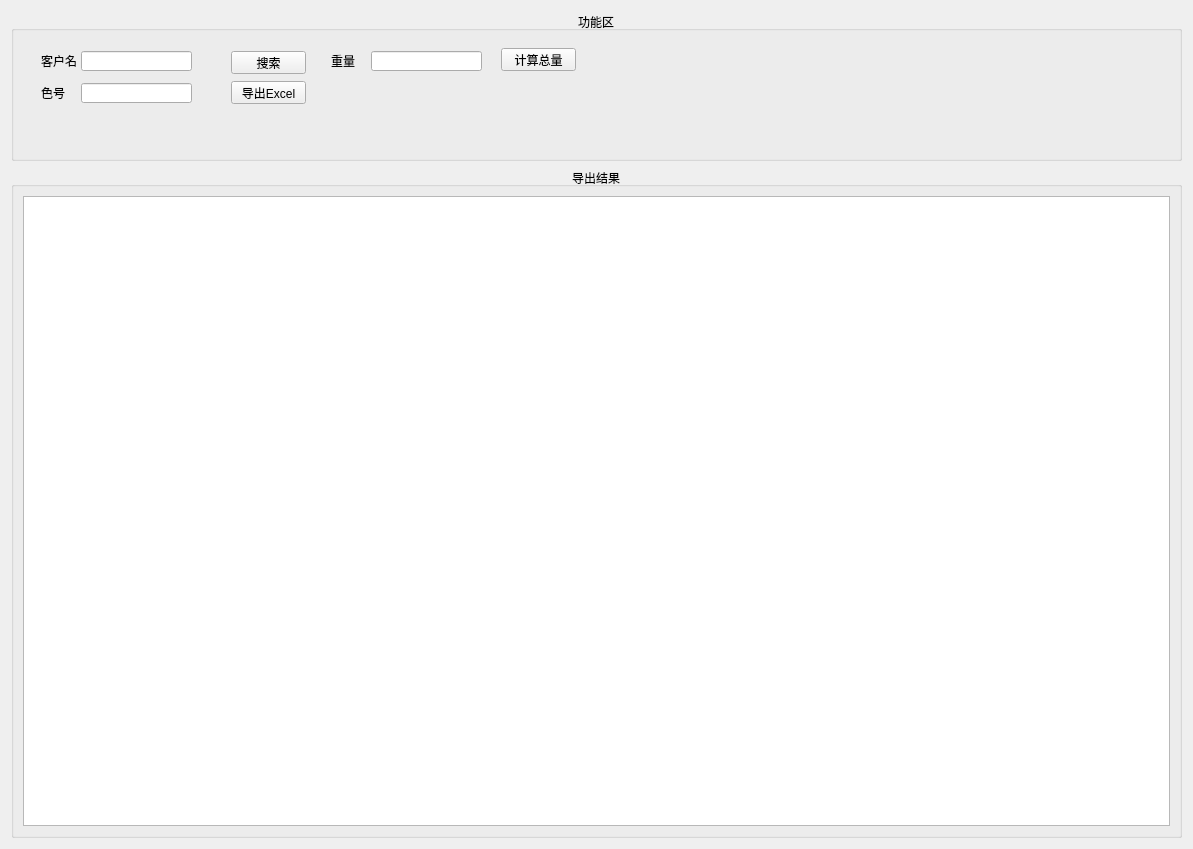
<?xml version="1.0" encoding="UTF-8"?>
<ui version="4.0">
 <class>Export</class>
 <widget class="QWidget" name="Export">
  <property name="geometry">
   <rect>
    <x>0</x>
    <y>0</y>
    <width>1193</width>
    <height>849</height>
   </rect>
  </property>
  <property name="windowTitle">
   <string>Form</string>
  </property>
  <layout class="QVBoxLayout" name="verticalLayout">
   <item>
    <widget class="QGroupBox" name="groupBox">
     <property name="minimumSize">
      <size>
       <width>0</width>
       <height>150</height>
      </size>
     </property>
     <property name="title">
      <string>功能区</string>
     </property>
     <property name="alignment">
      <set>Qt::AlignCenter</set>
     </property>
     <widget class="QLabel" name="label">
      <property name="geometry">
       <rect>
        <x>30</x>
        <y>40</y>
        <width>40</width>
        <height>20</height>
       </rect>
      </property>
      <property name="text">
       <string>客户名</string>
      </property>
     </widget>
     <widget class="QLineEdit" name="lineEditCustomName">
      <property name="geometry">
       <rect>
        <x>70</x>
        <y>40</y>
        <width>111</width>
        <height>20</height>
       </rect>
      </property>
     </widget>
     <widget class="QLabel" name="label_2">
      <property name="geometry">
       <rect>
        <x>30</x>
        <y>72</y>
        <width>40</width>
        <height>20</height>
       </rect>
      </property>
      <property name="text">
       <string>色号</string>
      </property>
     </widget>
     <widget class="QLineEdit" name="lineEditColorNo">
      <property name="geometry">
       <rect>
        <x>70</x>
        <y>72</y>
        <width>111</width>
        <height>20</height>
       </rect>
      </property>
     </widget>
     <widget class="QLabel" name="label_3">
      <property name="geometry">
       <rect>
        <x>320</x>
        <y>40</y>
        <width>40</width>
        <height>20</height>
       </rect>
      </property>
      <property name="text">
       <string>重量</string>
      </property>
     </widget>
     <widget class="QLineEdit" name="lineEditWeight">
      <property name="geometry">
       <rect>
        <x>360</x>
        <y>40</y>
        <width>111</width>
        <height>20</height>
       </rect>
      </property>
     </widget>
     <widget class="QPushButton" name="pushButtonSearch">
      <property name="geometry">
       <rect>
        <x>220</x>
        <y>40</y>
        <width>75</width>
        <height>23</height>
       </rect>
      </property>
      <property name="text">
       <string>搜索</string>
      </property>
     </widget>
     <widget class="QPushButton" name="pushButtonExport">
      <property name="geometry">
       <rect>
        <x>220</x>
        <y>70</y>
        <width>75</width>
        <height>23</height>
       </rect>
      </property>
      <property name="text">
       <string>导出Excel</string>
      </property>
     </widget>
     <widget class="QPushButton" name="pushButtonCompute">
      <property name="geometry">
       <rect>
        <x>490</x>
        <y>37</y>
        <width>75</width>
        <height>23</height>
       </rect>
      </property>
      <property name="text">
       <string>计算总量</string>
      </property>
     </widget>
    </widget>
   </item>
   <item>
    <widget class="QGroupBox" name="groupBox_2">
     <property name="title">
      <string>导出结果</string>
     </property>
     <property name="alignment">
      <set>Qt::AlignCenter</set>
     </property>
     <layout class="QHBoxLayout" name="horizontalLayout">
      <item>
       <widget class="QTableView" name="tableView">
        <property name="editTriggers">
         <set>QAbstractItemView::NoEditTriggers</set>
        </property>
       </widget>
      </item>
     </layout>
    </widget>
   </item>
  </layout>
 </widget>
 <resources/>
 <connections/>
</ui>
